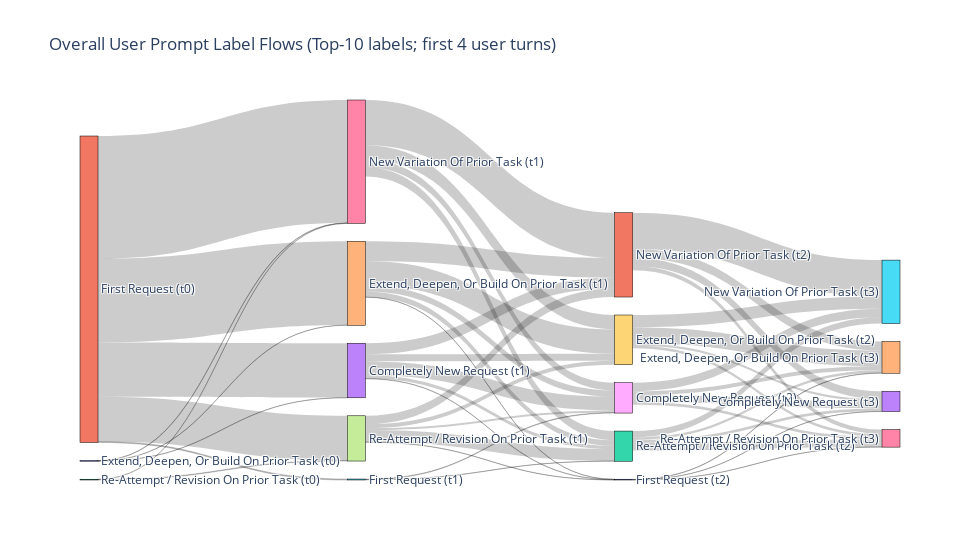
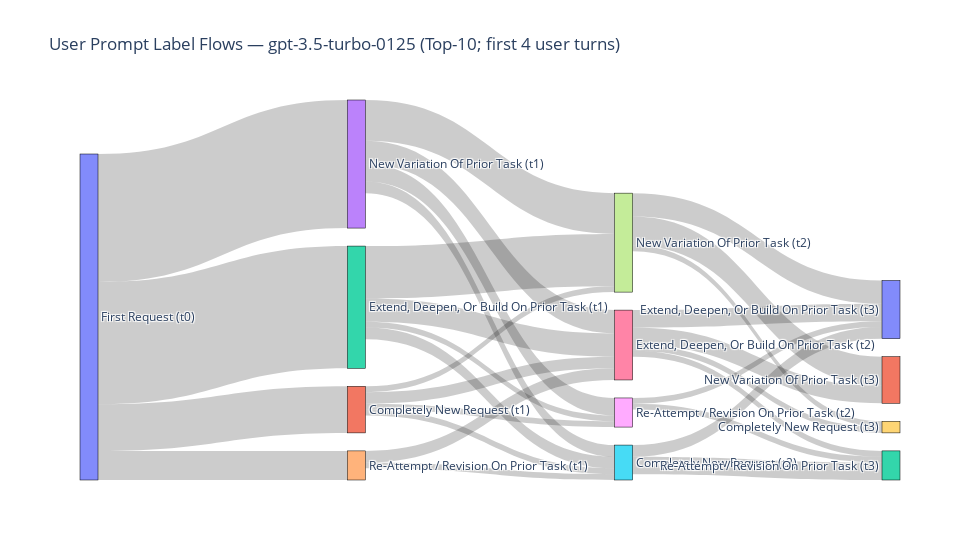
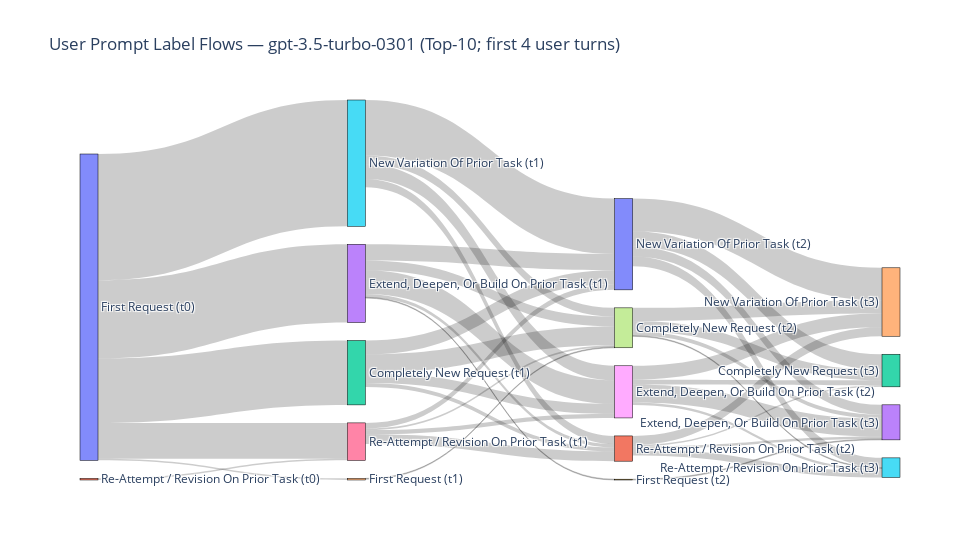
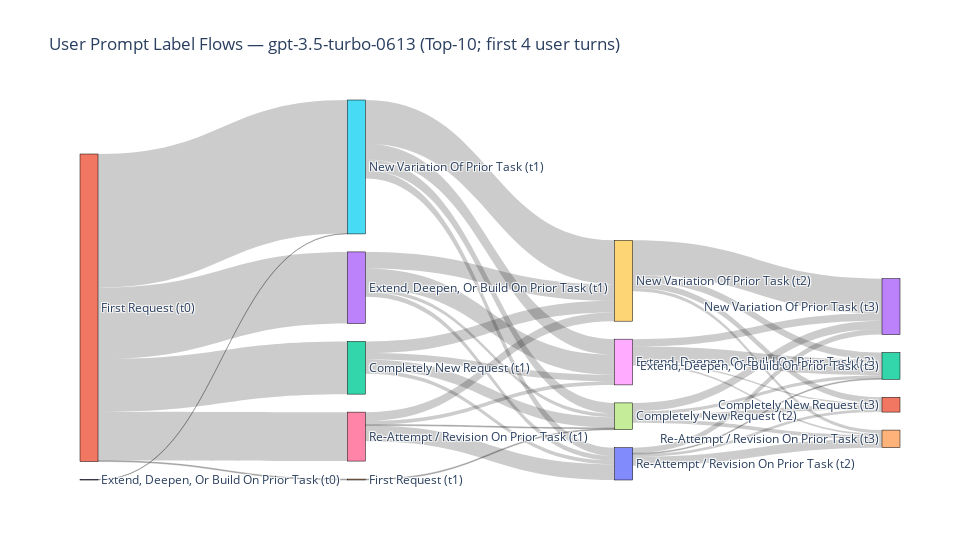

The cell these charts' notebook holds for them, in order:
### Code cell
# === Sankey diagrams for user prompt label flows (overall + per-model) ===

# Uses Plotly (pip install plotly if needed).

import os
from collections import Counter
import numpy as np
import pandas as pd
import plotly.graph_objects as go

# ---------------- CONFIG ----------------
ANNOTATION_KEY   = "automatic_v0-prompt_multi_turn_relationship"
MAX_USER_TURNS   = 4      # number of user turns to display: U0→U1→... up to this many
TOP_K_LABELS     = 10      # keep top-K labels; collapse rest to "Other"
SAVE_HTML        = False  # set True to save figures as HTML instead of (or in addition to) .show()
OUTPUT_DIR       = "./sankey_outputs"
MIN_CONV_PER_MODEL = 3    # warn if a model has fewer than this many conversations
# ---------------------------------------

def unwrap(v):
    return v[0] if isinstance(v, list) and len(v) == 1 else v

def build_conv_flows(dataset, annotation_key=ANNOTATION_KEY):
    """
    Returns: list of dicts, each: {"model": str, "labels": [lbl0, lbl1, ...]}
    Only includes conversations with >= 1 labeled user prompt.
    """
    conv_flows = []
    for conv in dataset.data:
        labels = []
        for msg in conv.conversation:
            if msg.role == "user" and annotation_key in msg.metadata:
                labels.append(unwrap(msg.metadata[annotation_key].value))
        if labels:
            conv_flows.append({"model": conv.model, "labels": labels})
    return conv_flows

def collapse_labels_in_place(conv_flows, top_k=TOP_K_LABELS):
    """
    Collapses infrequent labels into 'Other' based on global frequency across all flows.
    """
    if top_k is None:
        return
    global_counts = Counter(lbl for rec in conv_flows for lbl in rec["labels"])
    top = {lbl for lbl, _ in global_counts.most_common(top_k)}
    for rec in conv_flows:
        rec["labels"] = [lbl if lbl in top else "Other" for lbl in rec["labels"]]

def build_sankey_arrays(flows, max_user_turns=MAX_USER_TURNS, raw_index_labels=False):
    """
    Build node/link arrays for Plotly Sankey from a list of flows:
    flows: [{"labels": [..]}, ...]
    - max_user_turns: consider first N user turns (U0..U{N-1})
    - raw_index_labels: if True, show node labels as raw indices (0,2,4,...) instead of role-relative U0,U1,...
    Returns: node_labels, src_idx, tgt_idx, values
    """
    stage_labels = [set() for _ in range(max_user_turns)]
    links_counter = Counter()  

    for rec in flows:
        seq = rec["labels"][:max_user_turns]
        if len(seq) < 2:
            continue
        for i in range(len(seq)):
            stage_labels[i].add(seq[i])
        for i in range(len(seq) - 1):
            links_counter[(i, seq[i], seq[i+1])] += 1

    # Build node list (stage-aware indices)
    node_labels = []
    node_index = {}
    for s in range(max_user_turns):
        ordered = sorted(stage_labels[s])
        for lbl in ordered:
            node_index[(s, lbl)] = len(node_labels)
            turn_tag = (2*s) if raw_index_labels else s  # raw: 0,2,4,... or role-relative: 0,1,2,...
            node_labels.append(f"{lbl} (t{turn_tag})")

    # Build links
    src_idx, tgt_idx, values = [], [], []
    for (s, src_lbl, tgt_lbl), cnt in links_counter.items():
        if (s, src_lbl) in node_index and (s+1, tgt_lbl) in node_index:
            src_idx.append(node_index[(s, src_lbl)])
            tgt_idx.append(node_index[(s+1, tgt_lbl)])
            values.append(cnt)

    return node_labels, src_idx, tgt_idx, values

def plot_sankey(flows, title, max_user_turns=MAX_USER_TURNS, raw_index_labels=False,
                save_html=SAVE_HTML, out_path=None, width=980, height=560):
    """
    Render a Sankey diagram for the given flows.
    If save_html=True and out_path is provided, saves to HTML.
    """
    node_labels, src, tgt, val = build_sankey_arrays(
        flows, max_user_turns=max_user_turns, raw_index_labels=raw_index_labels
    )

    fig = go.Figure(data=[go.Sankey(
        arrangement="snap",
        node=dict(
            pad=18, thickness=18, line=dict(color="black", width=0.5),
            label=node_labels
        ),
        link=dict(source=src, target=tgt, value=val)
    )])
    fig.update_layout(title=title, font_size=12, width=width, height=height)

    if save_html and out_path:
        os.makedirs(os.path.dirname(out_path), exist_ok=True)
        fig.write_html(out_path)
    else:
        fig.show()

# ---------- Run pipeline ----------
conv_flows = build_conv_flows(dataset, ANNOTATION_KEY)
collapse_labels_in_place(conv_flows, TOP_K_LABELS)

# Overall Sankey (all models pooled)
plot_sankey(
    conv_flows,
    title=f"Overall User Prompt Label Flows (Top-{TOP_K_LABELS} labels; first {MAX_USER_TURNS} user turns)",
    max_user_turns=MAX_USER_TURNS,
    raw_index_labels=False,   # set True if you want node labels to show raw indices 0,2,4,...
    save_html=SAVE_HTML,
    out_path=os.path.join(OUTPUT_DIR, "sankey_overall.html") if SAVE_HTML else None
)

# Per-model Sankeys
models = sorted({rec["model"] for rec in conv_flows})
for m in models:
    flows_m = [rec for rec in conv_flows if rec["model"] == m]
    if len(flows_m) < MIN_CONV_PER_MODEL:
        print(f"[warn] Model '{m}' has only {len(flows_m)} conversations; diagram may be noisy.")
    safe_m = "".join(ch if ch.isalnum() or ch in "-._" else "_" for ch in m)
    plot_sankey(
        flows_m,
        title=f"User Prompt Label Flows — {m} (Top-{TOP_K_LABELS}; first {MAX_USER_TURNS} user turns)",
        max_user_turns=MAX_USER_TURNS,
        raw_index_labels=False,
        save_html=SAVE_HTML,
        out_path=os.path.join(OUTPUT_DIR, f"sankey_{safe_m}.html") if SAVE_HTML else None
    )

### Figure 1 — Plotly figure (JSON) as saved in the notebook; plotly's stock layout.template omitted (floating-point values rounded to 4 significant figures)
{"data": [{"arrangement": "snap", "link": {"source": [1, 6, 8, 1, 6, 11, 1, 3, 9, 3, 11, 4, 4, 1, 7, 11, 3, 8, 1, 5, 3, 12, 9, 6, 2, 6, 12, 7, 4, 12, 4, 9, 12, 11, 7, 2, 9, 8, 8, 7, 4, 10, 3, 10, 7, 0, 0, 5, 10, 0], "target": [6, 8, 13, 4, 11, 16, 3, 9, 14, 11, 15, 9, 11, 7, 11, 13, 8, 15, 5, 8, 12, 16, 15, 9, 6, 12, 13, 12, 12, 14, 8, 13, 15, 14, 9, 7, 16, 14, 16, 8, 10, 14, 10, 13, 10, 6, 3, 12, 16, 4], "value": [635, 40, 36, 433, 234, 23, 281, 37, 82, 57, 188, 126, 101, 231, 44, 41, 72, 44, 5, 3, 16, 39, 64, 74, 1, 48, 15, 62, 29, 14, 32, 12, 32, 46, 20, 3, 14, 20, 14, 10, 1, 2, 2, 1, 1, 2, 1, 1, 1, 1]}, "node": {"label": ["Extend, Deepen, Or Build On Prior Task (t0)", "First Request (t0)", "Re-Attempt / Revision On Prior Task (t0)", "Completely New Request (t1)", "Extend, Deepen, Or Build On Prior Task (t1)", "First Request (t1)", "New Variation Of Prior Task (t1)", "Re-Attempt / Revision On Prior Task (t1)", "Completely New Request (t2)", "Extend, Deepen, Or Build On Prior Task (t2)", "First Request (t2)", "New Variation Of Prior Task (t2)", "Re-Attempt / Revision On Prior Task (t2)", "Completely New Request (t3)", "Extend, Deepen, Or Build On Prior Task (t3)", "New Variation Of Prior Task (t3)", "Re-Attempt / Revision On Prior Task (t3)"], "line": {"color": "black", "width": 0.5}, "pad": 18, "thickness": 18}, "type": "sankey"}], "layout": {"font": {"size": 12}, "height": 560, "title": {"text": "Overall User Prompt Label Flows (Top-10 labels; first 4 user turns)"}, "width": 980}}

### Figure 2 — Plotly figure (JSON) as saved in the notebook; plotly's stock layout.template omitted (floating-point values rounded to 4 significant figures)
{"data": [{"arrangement": "snap", "link": {"source": [0, 3, 5, 0, 0, 2, 0, 4, 6, 3, 3, 6, 2, 7, 1, 8, 3, 7, 1, 2, 6, 1, 7, 4, 5, 6, 2, 8, 1], "target": [3, 5, 10, 1, 2, 5, 4, 6, 12, 7, 6, 11, 7, 11, 8, 12, 8, 10, 6, 6, 10, 7, 9, 5, 12, 9, 8, 10, 5], "value": [22, 2, 2, 8, 21, 2, 5, 2, 1, 7, 4, 3, 9, 5, 1, 1, 3, 4, 2, 4, 3, 1, 1, 1, 3, 1, 1, 1, 1]}, "node": {"label": ["First Request (t0)", "Completely New Request (t1)", "Extend, Deepen, Or Build On Prior Task (t1)", "New Variation Of Prior Task (t1)", "Re-Attempt / Revision On Prior Task (t1)", "Completely New Request (t2)", "Extend, Deepen, Or Build On Prior Task (t2)", "New Variation Of Prior Task (t2)", "Re-Attempt / Revision On Prior Task (t2)", "Completely New Request (t3)", "Extend, Deepen, Or Build On Prior Task (t3)", "New Variation Of Prior Task (t3)", "Re-Attempt / Revision On Prior Task (t3)"], "line": {"color": "black", "width": 0.5}, "pad": 18, "thickness": 18}, "type": "sankey"}], "layout": {"font": {"size": 12}, "height": 560, "title": {"text": "User Prompt Label Flows — gpt-3.5-turbo-0125 (Top-10; first 4 user turns)"}, "width": 980}}

### Figure 3 — Plotly figure (JSON) as saved in the notebook; plotly's stock layout.template omitted (floating-point values rounded to 4 significant figures)
{"data": [{"arrangement": "snap", "link": {"source": [0, 5, 7, 0, 5, 10, 0, 2, 8, 2, 10, 3, 0, 6, 10, 2, 7, 0, 4, 2, 11, 3, 8, 5, 6, 5, 3, 11, 3, 8, 11, 10, 6, 11, 1, 8, 7, 7, 6, 3, 9], "target": [5, 7, 12, 3, 10, 15, 2, 8, 13, 10, 14, 10, 6, 10, 12, 7, 14, 4, 7, 11, 15, 8, 14, 8, 11, 11, 11, 13, 7, 12, 14, 13, 8, 12, 6, 15, 13, 15, 7, 9, 13], "value": [155, 11, 13, 96, 68, 12, 79, 12, 22, 17, 40, 20, 44, 7, 19, 23, 16, 2, 1, 5, 8, 29, 17, 18, 12, 10, 4, 3, 12, 6, 11, 12, 5, 2, 2, 3, 5, 1, 2, 1, 1]}, "node": {"label": ["First Request (t0)", "Re-Attempt / Revision On Prior Task (t0)", "Completely New Request (t1)", "Extend, Deepen, Or Build On Prior Task (t1)", "First Request (t1)", "New Variation Of Prior Task (t1)", "Re-Attempt / Revision On Prior Task (t1)", "Completely New Request (t2)", "Extend, Deepen, Or Build On Prior Task (t2)", "First Request (t2)", "New Variation Of Prior Task (t2)", "Re-Attempt / Revision On Prior Task (t2)", "Completely New Request (t3)", "Extend, Deepen, Or Build On Prior Task (t3)", "New Variation Of Prior Task (t3)", "Re-Attempt / Revision On Prior Task (t3)"], "line": {"color": "black", "width": 0.5}, "pad": 18, "thickness": 18}, "type": "sankey"}], "layout": {"font": {"size": 12}, "height": 560, "title": {"text": "User Prompt Label Flows — gpt-3.5-turbo-0301 (Top-10; first 4 user turns)"}, "width": 980}}

### Figure 4 — Plotly figure (JSON) as saved in the notebook; plotly's stock layout.template omitted (floating-point values rounded to 4 significant figures)
{"data": [{"arrangement": "snap", "link": {"source": [1, 3, 9, 1, 5, 10, 1, 2, 7, 3, 7, 1, 6, 9, 3, 8, 5, 6, 8, 9, 8, 10, 5, 7, 5, 9, 2, 6, 3, 2, 2, 8, 7, 10, 1, 4, 6, 10, 0], "target": [3, 9, 13, 5, 10, 13, 2, 7, 14, 7, 13, 6, 9, 11, 8, 11, 9, 8, 13, 12, 12, 14, 7, 11, 8, 14, 10, 10, 10, 9, 8, 14, 12, 11, 4, 7, 7, 12, 5], "value": [155, 36, 75, 289, 18, 12, 114, 23, 8, 8, 18, 106, 19, 13, 43, 3, 95, 8, 16, 15, 34, 19, 23, 10, 34, 7, 8, 34, 10, 25, 14, 4, 7, 6, 2, 2, 2, 2, 1]}, "node": {"label": ["Extend, Deepen, Or Build On Prior Task (t0)", "First Request (t0)", "Completely New Request (t1)", "Extend, Deepen, Or Build On Prior Task (t1)", "First Request (t1)", "New Variation Of Prior Task (t1)", "Re-Attempt / Revision On Prior Task (t1)", "Completely New Request (t2)", "Extend, Deepen, Or Build On Prior Task (t2)", "New Variation Of Prior Task (t2)", "Re-Attempt / Revision On Prior Task (t2)", "Completely New Request (t3)", "Extend, Deepen, Or Build On Prior Task (t3)", "New Variation Of Prior Task (t3)", "Re-Attempt / Revision On Prior Task (t3)"], "line": {"color": "black", "width": 0.5}, "pad": 18, "thickness": 18}, "type": "sankey"}], "layout": {"font": {"size": 12}, "height": 560, "title": {"text": "User Prompt Label Flows — gpt-3.5-turbo-0613 (Top-10; first 4 user turns)"}, "width": 980}}
